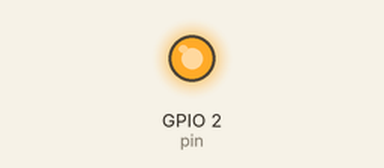
Simulated run of this program. Board: ESP8266 (NodeMCU). Shown: output pins drawn as LEDs (lit = HIGH).

Above: at 0.5 s.
At 5.0 s:
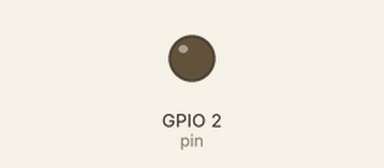
Timing chart, 0 to 6.9 s (numbered marks = the images above):
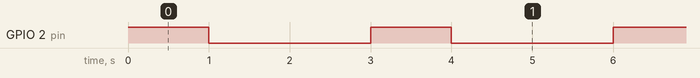

Measured:
- by itself, GPIO 2 (pin): alternates HIGH for 1.0 s and LOW for 2.0 s

The program:

main.cpp
```cpp
#include <Arduino.h>

int pin = 2;

void setup() {
  pinMode(pin, OUTPUT);
}

void loop() {
  digitalWrite(pin, HIGH);
  delay(1000);
  digitalWrite(pin, LOW);
  delay(2000);
}
```
